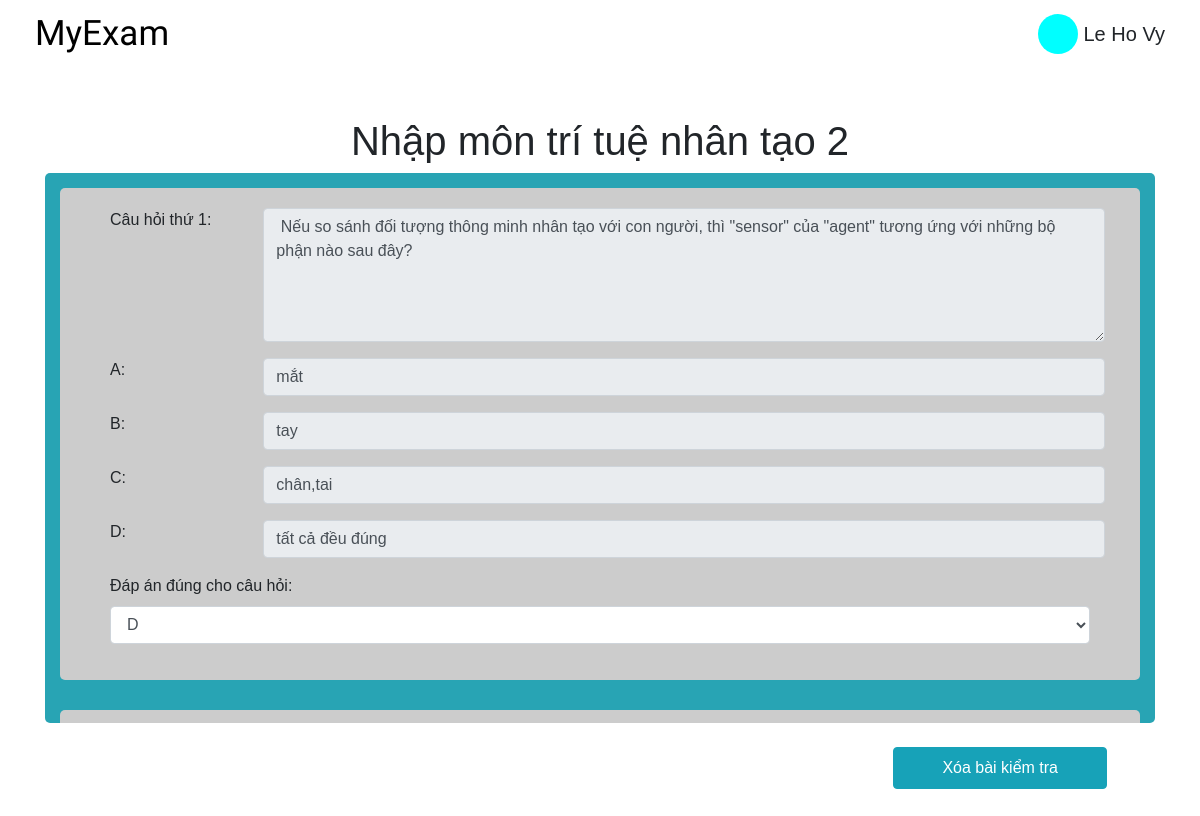
The app's page /home/user=levy/exam=Nhập môn trí tuệ nhân tạo 2/list-question with its own data.
### home/models.py (models this page shows, shortened)
class Exam(models.Model):
    key = models.ForeignKey( User ,on_delete = models.CASCADE)
    examName = models.CharField(max_length= 200, default= "")
    dateCreate = models.DateField(default = datetime.now,blank = True, editable = False)

class Question(models.Model):
    key = models.ForeignKey(Exam, on_delete= models.CASCADE)
    question = models.TextField(default= "")
    answerA = models.TextField(default= "")
    answerB = models.TextField(default= "")
    answerC = models.TextField(default= "")
    answerD = models.TextField(default= "")
    corrAns = models.CharField(max_length=1,default="")
    name = "{} | {} | {} | {} | {} | {}"

### home/views.py (the view)
# urls.py: path('home/user=<str:user>/exam=<str:exam>/list-question', views.list_question, name= "list-question"),
def list_question(request, user, exam):
    print("exam= " + exam)
    user = User.objects.get(username=user)
    exam = Exam.objects.get(examName=exam)
    questions = Question.objects.filter(key=exam, key__key=user)
    return render(request, "home/list-question.html",{"user":user,"questions": questions, "exam": exam})

### home/templates/home/list-question.html (shortened to what this page needs)
{% extends "home/base/base-home.html" %}
{% block name %}
    {{ user.first_name }} {{ user.last_name }}
{% endblock %}
{% block my-home %}
    {% url 'home' user.username %}
{% endblock %}
{% block content %}
    <div class="container py-5">
        <h1 class="text-center">{{ exam.examName}}</h1>
        <div id="root">
            {% for question in questions %}
            <div class = "ques-box">
                <div class="form-group row">
                    <label class="col-lg-2 col-md-0">Câu hỏi thứ {{ forloop.counter}}: </label>
                    <textarea class="form-control col-lg-10 col-md-12" value = "" readonly placeholder="Nhập câu hỏi: " name="question" rows="5" id="comment"> {{ question.question }}</textarea>
                </div>
                <div class="form-group row">
                    <label class="col-lg-2 col-md-0">A: </label>
                    <input type="text" name="answerA" value = "{{question.answerA}}" readonly class="form-control col-lg-10 col-md-12" placeholder="Nhập câu trả lời thứ nhất: ">
                </div>
                <div class="form-group row">
                    <label class="col-lg-2 col-md-0">B: </label>
                    <input type="text" name="answerB" value = "{{question.answerB}}" readonly class="form-control col-lg-10 col-md-12" placehthứ hai: ">
                </div>
                <div class = "form-group row">
                    <label class="col-lg-2 col-md-0">C: </label>
                    <input type="text" name="answerC" value = "{{question.answerC}}" readonly class="form-control col-lg-10 col-md-12" placeholder="Nhập câu trả lời thứ ba: ">
                </div>
                <div class = "form-group row">
                    <label class="col-lg-2 col-md-0">D: </label>
                    <input type="text" name="answerD" value = "{{question.answerD}}" readonly class="form-control col-lg-10 col-md-12" placeholder="Nhập câu trả lời thứ tư: ">
                </div>
                <div class="form-group">
                    <label for="sel1">Đáp án đúng cho câu hỏi:</label>
                    <select class="form-control" name = "answer" id="sel1" aria-readonly="true">
                        <option value = "{{question.corrAns}}">{{question.corrAns}}</option>
                    </select>
                </div>
            </div>
            {% endfor %}
        </div>
        <div class="d-flex justify-content-end px-5 mt-4">
            <a class = "btn btn-info px-5 py-2" href="{% url 'delete-test' user.username exam.examName %}">Xóa bài kiểm tra</a>
        </div>
    </div>
{% endblock %}

### home/static/home/css/style.css (style rules this page uses)
:root { --color-primary-light:#00e8e8; }
* { font-family: Arial, Helvetica, sans-serif; margin:0; padding:0; box-sizing: border-box; }
.ques-box { background-color: #ccc; border-radius: 5px; padding:20px 50px; position: relative; }
.ques-box:not(:last-child) { margin-bottom: 30px; }
#root { background-color:rgb(40, 164, 180); padding:15px; height: 550px; overflow-y: scroll; border-radius: 5px; }

### records on screen
Exam: examName "Nhập môn trí tuệ nhân tạo 2"
Question: question "Nếu so sánh đối tượng thông minh nhân tạo với con người, thì \"sensor\" của \"agent\" tương ứng với những bộ phận nào sau đây?", answerA "mắt", answerB "tay", answerC "chân,tai", answerD "tất cả đều đúng", answer "D"

### other values on screen
{{ user.first_name }} "Le Ho"
{{ user.last_name }} "Vy"
